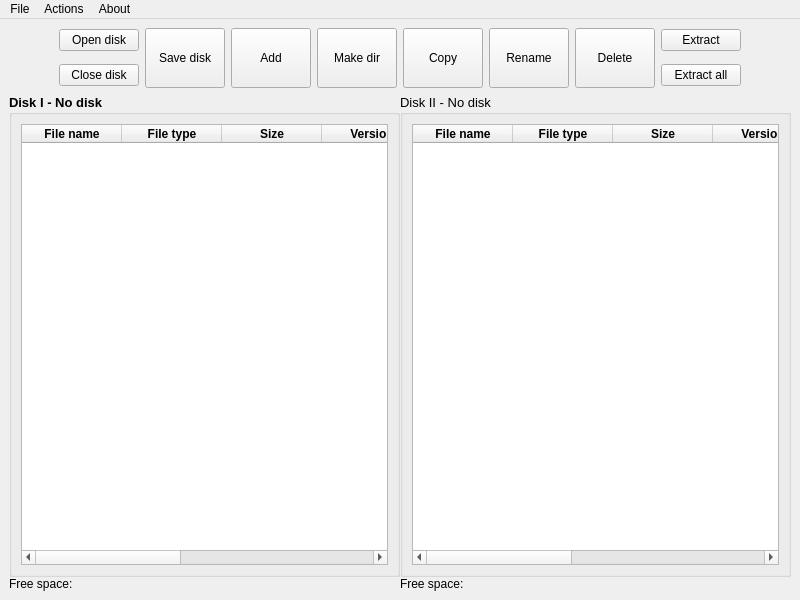
<?xml version="1.0" encoding="UTF-8"?>
<ui version="4.0">
 <author>Bs()Dd</author>
 <class>MainWindow</class>
 <widget class="QMainWindow" name="MainWindow">
  <property name="geometry">
   <rect>
    <x>0</x>
    <y>0</y>
    <width>800</width>
    <height>600</height>
   </rect>
  </property>
  <property name="minimumSize">
   <size>
    <width>800</width>
    <height>600</height>
   </size>
  </property>
  <property name="font">
   <font>
    <family>Arial</family>
   </font>
  </property>
  <property name="acceptDrops">
   <bool>true</bool>
  </property>
  <property name="windowTitle">
   <string>GRiDISK Commander</string>
  </property>
  <property name="windowIcon">
   <iconset resource="../icon/icon.qrc">
    <normaloff>:/icon/gridisk.ico</normaloff>:/icon/gridisk.ico</iconset>
  </property>
  <widget class="QWidget" name="centralwidget">
   <layout class="QVBoxLayout" name="verticalLayout_10">
    <item>
     <layout class="QVBoxLayout" name="verticalLayout_9">
      <item>
       <layout class="QHBoxLayout" name="horizontalLayout">
        <item>
         <spacer name="horizontalSpacer_8">
          <property name="orientation">
           <enum>Qt::Horizontal</enum>
          </property>
          <property name="sizeHint" stdset="0">
           <size>
            <width>0</width>
            <height>0</height>
           </size>
          </property>
         </spacer>
        </item>
        <item>
         <layout class="QVBoxLayout" name="verticalLayout_4">
          <property name="spacing">
           <number>0</number>
          </property>
          <item>
           <widget class="QPushButton" name="pushButton">
            <property name="text">
             <string>Open disk</string>
            </property>
           </widget>
          </item>
          <item>
           <spacer name="verticalSpacer">
            <property name="orientation">
             <enum>Qt::Vertical</enum>
            </property>
            <property name="sizeType">
             <enum>QSizePolicy::Fixed</enum>
            </property>
            <property name="sizeHint" stdset="0">
             <size>
              <width>20</width>
              <height>12</height>
             </size>
            </property>
           </spacer>
          </item>
          <item>
           <widget class="QPushButton" name="pushButton_2">
            <property name="text">
             <string>Close disk</string>
            </property>
           </widget>
          </item>
         </layout>
        </item>
        <item>
         <widget class="QPushButton" name="pushButton_3">
          <property name="minimumSize">
           <size>
            <width>0</width>
            <height>60</height>
           </size>
          </property>
          <property name="text">
           <string>Save disk</string>
          </property>
         </widget>
        </item>
        <item>
         <widget class="QPushButton" name="pushButton_4">
          <property name="minimumSize">
           <size>
            <width>0</width>
            <height>60</height>
           </size>
          </property>
          <property name="text">
           <string>Add</string>
          </property>
         </widget>
        </item>
        <item>
         <widget class="QPushButton" name="pushButton_9">
          <property name="minimumSize">
           <size>
            <width>0</width>
            <height>60</height>
           </size>
          </property>
          <property name="text">
           <string>Make dir</string>
          </property>
         </widget>
        </item>
        <item>
         <widget class="QPushButton" name="pushButton_5">
          <property name="minimumSize">
           <size>
            <width>0</width>
            <height>60</height>
           </size>
          </property>
          <property name="text">
           <string>Copy</string>
          </property>
         </widget>
        </item>
        <item>
         <widget class="QPushButton" name="pushButton_6">
          <property name="minimumSize">
           <size>
            <width>0</width>
            <height>60</height>
           </size>
          </property>
          <property name="text">
           <string>Rename</string>
          </property>
         </widget>
        </item>
        <item>
         <widget class="QPushButton" name="pushButton_7">
          <property name="minimumSize">
           <size>
            <width>0</width>
            <height>60</height>
           </size>
          </property>
          <property name="text">
           <string>Delete</string>
          </property>
         </widget>
        </item>
        <item>
         <layout class="QVBoxLayout" name="verticalLayout_3">
          <property name="spacing">
           <number>0</number>
          </property>
          <item>
           <widget class="QPushButton" name="pushButton_8">
            <property name="text">
             <string>Extract</string>
            </property>
           </widget>
          </item>
          <item>
           <spacer name="verticalSpacer_2">
            <property name="orientation">
             <enum>Qt::Vertical</enum>
            </property>
            <property name="sizeType">
             <enum>QSizePolicy::Fixed</enum>
            </property>
            <property name="sizeHint" stdset="0">
             <size>
              <width>20</width>
              <height>12</height>
             </size>
            </property>
           </spacer>
          </item>
          <item>
           <widget class="QPushButton" name="pushButton_10">
            <property name="text">
             <string>Extract all</string>
            </property>
           </widget>
          </item>
         </layout>
        </item>
        <item>
         <spacer name="horizontalSpacer_9">
          <property name="orientation">
           <enum>Qt::Horizontal</enum>
          </property>
          <property name="sizeHint" stdset="0">
           <size>
            <width>0</width>
            <height>0</height>
           </size>
          </property>
         </spacer>
        </item>
       </layout>
      </item>
      <item>
       <layout class="QHBoxLayout" name="horizontalLayout_2">
        <property name="spacing">
         <number>0</number>
        </property>
        <item>
         <layout class="QVBoxLayout" name="verticalLayout_7">
          <item>
           <widget class="QGroupBox" name="groupBox">
            <property name="font">
             <font>
              <family>Arial</family>
              <pointsize>10</pointsize>
              <weight>75</weight>
              <bold>true</bold>
              <underline>false</underline>
             </font>
            </property>
            <property name="title">
             <string>Disk I - No disk</string>
            </property>
            <layout class="QVBoxLayout" name="verticalLayout_2">
             <item>
              <widget class="QTableWidget" name="tableWidget">
               <property name="font">
                <font>
                 <family>Arial</family>
                 <pointsize>9</pointsize>
                 <weight>50</weight>
                 <bold>false</bold>
                 <underline>false</underline>
                 <kerning>true</kerning>
                </font>
               </property>
               <property name="acceptDrops">
                <bool>true</bool>
               </property>
               <property name="autoFillBackground">
                <bool>true</bool>
               </property>
               <column>
                <property name="text">
                 <string>File name</string>
                </property>
                <property name="font">
                 <font>
                  <family>Arial</family>
                  <weight>75</weight>
                  <bold>true</bold>
                 </font>
                </property>
               </column>
               <column>
                <property name="text">
                 <string>File type</string>
                </property>
                <property name="font">
                 <font>
                  <family>Arial</family>
                  <weight>75</weight>
                  <bold>true</bold>
                 </font>
                </property>
               </column>
               <column>
                <property name="text">
                 <string>Size</string>
                </property>
                <property name="font">
                 <font>
                  <family>Arial</family>
                  <weight>75</weight>
                  <bold>true</bold>
                 </font>
                </property>
               </column>
               <column>
                <property name="text">
                 <string>Version</string>
                </property>
                <property name="font">
                 <font>
                  <family>Arial</family>
                  <weight>75</weight>
                  <bold>true</bold>
                 </font>
                </property>
               </column>
               <column>
                <property name="text">
                 <string>Created</string>
                </property>
                <property name="font">
                 <font>
                  <family>Arial</family>
                  <weight>75</weight>
                  <bold>true</bold>
                 </font>
                </property>
               </column>
               <column>
                <property name="text">
                 <string>Modificated</string>
                </property>
                <property name="font">
                 <font>
                  <family>Arial</family>
                  <weight>75</weight>
                  <bold>true</bold>
                 </font>
                </property>
               </column>
               <column>
                <property name="text">
                 <string>Expires</string>
                </property>
                <property name="font">
                 <font>
                  <weight>75</weight>
                  <bold>true</bold>
                 </font>
                </property>
               </column>
              </widget>
             </item>
            </layout>
           </widget>
          </item>
          <item>
           <widget class="QLabel" name="label">
            <property name="font">
             <font>
              <family>Arial</family>
              <pointsize>9</pointsize>
             </font>
            </property>
            <property name="text">
             <string>Free space:</string>
            </property>
           </widget>
          </item>
         </layout>
        </item>
        <item>
         <layout class="QVBoxLayout" name="verticalLayout_8">
          <item>
           <widget class="QGroupBox" name="groupBox_2">
            <property name="font">
             <font>
              <family>Arial</family>
              <pointsize>10</pointsize>
              <weight>50</weight>
              <bold>false</bold>
             </font>
            </property>
            <property name="title">
             <string>Disk II - No disk</string>
            </property>
            <layout class="QVBoxLayout" name="verticalLayout">
             <item>
              <widget class="QTableWidget" name="tableWidget_2">
               <property name="font">
                <font>
                 <family>Arial</family>
                 <pointsize>9</pointsize>
                 <weight>50</weight>
                 <bold>false</bold>
                </font>
               </property>
               <property name="acceptDrops">
                <bool>true</bool>
               </property>
               <property name="autoFillBackground">
                <bool>true</bool>
               </property>
               <column>
                <property name="text">
                 <string>File name</string>
                </property>
                <property name="font">
                 <font>
                  <family>Arial</family>
                  <weight>75</weight>
                  <bold>true</bold>
                 </font>
                </property>
               </column>
               <column>
                <property name="text">
                 <string>File type</string>
                </property>
                <property name="font">
                 <font>
                  <family>Arial</family>
                  <weight>75</weight>
                  <bold>true</bold>
                 </font>
                </property>
               </column>
               <column>
                <property name="text">
                 <string>Size</string>
                </property>
                <property name="font">
                 <font>
                  <family>Arial</family>
                  <weight>75</weight>
                  <bold>true</bold>
                 </font>
                </property>
               </column>
               <column>
                <property name="text">
                 <string>Version</string>
                </property>
                <property name="font">
                 <font>
                  <family>Arial</family>
                  <weight>75</weight>
                  <bold>true</bold>
                 </font>
                </property>
               </column>
               <column>
                <property name="text">
                 <string>Created</string>
                </property>
                <property name="font">
                 <font>
                  <family>Arial</family>
                  <weight>75</weight>
                  <bold>true</bold>
                 </font>
                </property>
               </column>
               <column>
                <property name="text">
                 <string>Modificated</string>
                </property>
                <property name="font">
                 <font>
                  <family>Arial</family>
                  <weight>75</weight>
                  <bold>true</bold>
                 </font>
                </property>
               </column>
               <column>
                <property name="text">
                 <string>Expires</string>
                </property>
                <property name="font">
                 <font>
                  <weight>75</weight>
                  <bold>true</bold>
                 </font>
                </property>
               </column>
              </widget>
             </item>
            </layout>
           </widget>
          </item>
          <item>
           <widget class="QLabel" name="label_2">
            <property name="font">
             <font>
              <family>Arial</family>
              <pointsize>9</pointsize>
             </font>
            </property>
            <property name="text">
             <string>Free space:</string>
            </property>
           </widget>
          </item>
         </layout>
        </item>
       </layout>
      </item>
     </layout>
    </item>
   </layout>
  </widget>
  <widget class="QMenuBar" name="menubar">
   <property name="geometry">
    <rect>
     <x>0</x>
     <y>0</y>
     <width>800</width>
     <height>23</height>
    </rect>
   </property>
   <widget class="QMenu" name="menuFile">
    <property name="title">
     <string>File</string>
    </property>
    <addaction name="actionOpen"/>
    <addaction name="actionSave"/>
    <addaction name="actionSave_as"/>
    <addaction name="actionClose"/>
    <addaction name="separator"/>
    <addaction name="actionExit"/>
   </widget>
   <widget class="QMenu" name="menuSettings">
    <property name="title">
     <string>Actions</string>
    </property>
    <addaction name="actionAdd"/>
    <addaction name="actionCopy"/>
    <addaction name="actionRename"/>
    <addaction name="actionChange_date"/>
    <addaction name="actionChange_label"/>
    <addaction name="actionChange_version"/>
    <addaction name="actionDelete"/>
    <addaction name="actionMake_dir"/>
    <addaction name="actionExtract"/>
    <addaction name="actionExtract_all"/>
   </widget>
   <widget class="QMenu" name="menuHelp">
    <property name="title">
     <string>About</string>
    </property>
    <addaction name="actionAbout"/>
   </widget>
   <addaction name="menuFile"/>
   <addaction name="menuSettings"/>
   <addaction name="menuHelp"/>
  </widget>
  <action name="actionOpen">
   <property name="text">
    <string>Open</string>
   </property>
   <property name="font">
    <font>
     <family>Arial</family>
    </font>
   </property>
   <property name="shortcut">
    <string>Ctrl+O</string>
   </property>
  </action>
  <action name="actionSave">
   <property name="text">
    <string>Save</string>
   </property>
   <property name="font">
    <font>
     <family>Arial</family>
    </font>
   </property>
   <property name="shortcut">
    <string>Ctrl+S</string>
   </property>
  </action>
  <action name="actionSave_as">
   <property name="text">
    <string>Save as...</string>
   </property>
   <property name="font">
    <font>
     <family>Arial</family>
    </font>
   </property>
   <property name="shortcut">
    <string>Ctrl+Shift+S</string>
   </property>
  </action>
  <action name="actionAdd">
   <property name="text">
    <string>Add</string>
   </property>
   <property name="font">
    <font>
     <family>Arial</family>
    </font>
   </property>
   <property name="shortcut">
    <string>Ctrl+A</string>
   </property>
  </action>
  <action name="actionDelete">
   <property name="text">
    <string>Delete</string>
   </property>
   <property name="font">
    <font>
     <family>Arial</family>
    </font>
   </property>
   <property name="shortcut">
    <string>Del</string>
   </property>
  </action>
  <action name="actionExtract">
   <property name="text">
    <string>Extract</string>
   </property>
   <property name="font">
    <font>
     <family>Arial</family>
    </font>
   </property>
   <property name="shortcut">
    <string>Ctrl+X</string>
   </property>
  </action>
  <action name="actionExit">
   <property name="text">
    <string>Exit</string>
   </property>
   <property name="font">
    <font>
     <family>Arial</family>
    </font>
   </property>
   <property name="shortcut">
    <string>Ctrl+E</string>
   </property>
  </action>
  <action name="actionCopy">
   <property name="text">
    <string>Copy</string>
   </property>
   <property name="font">
    <font>
     <family>Arial</family>
    </font>
   </property>
   <property name="shortcut">
    <string>Ctrl+C</string>
   </property>
  </action>
  <action name="actionRename">
   <property name="text">
    <string>Rename</string>
   </property>
   <property name="font">
    <font>
     <family>Arial</family>
    </font>
   </property>
   <property name="shortcut">
    <string>Ctrl+R</string>
   </property>
  </action>
  <action name="actionClose">
   <property name="text">
    <string>Close</string>
   </property>
   <property name="font">
    <font>
     <family>Arial</family>
    </font>
   </property>
   <property name="shortcut">
    <string>Ctrl+L</string>
   </property>
  </action>
  <action name="actionAbout">
   <property name="text">
    <string>About GRiDISK Commander</string>
   </property>
   <property name="shortcut">
    <string>F1</string>
   </property>
  </action>
  <action name="actionExtract_all">
   <property name="text">
    <string>Extract all</string>
   </property>
   <property name="shortcut">
    <string>Ctrl+Shift+X</string>
   </property>
  </action>
  <action name="actionChange_label">
   <property name="text">
    <string>Change label</string>
   </property>
   <property name="shortcut">
    <string>Ctrl+H</string>
   </property>
  </action>
  <action name="actionMake_dir">
   <property name="text">
    <string>Make dir</string>
   </property>
   <property name="shortcut">
    <string>Ctrl+M</string>
   </property>
  </action>
  <action name="actionChange_date">
   <property name="text">
    <string>Change date</string>
   </property>
   <property name="shortcut">
    <string>Ctrl+D</string>
   </property>
  </action>
  <action name="actionChange_version">
   <property name="text">
    <string>Change version</string>
   </property>
   <property name="shortcut">
    <string>Ctrl+V</string>
   </property>
  </action>
 </widget>
 <resources>
  <include location="../icon/icon.qrc"/>
 </resources>
 <connections/>
</ui>
